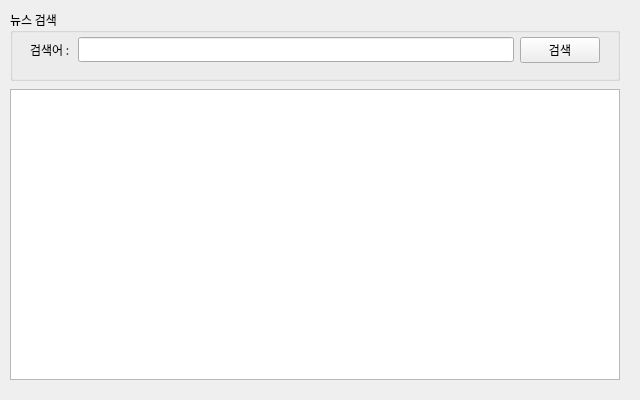
<?xml version="1.0" encoding="UTF-8"?>
<ui version="4.0">
 <class>FrmMain</class>
 <widget class="QWidget" name="FrmMain">
  <property name="geometry">
   <rect>
    <x>0</x>
    <y>0</y>
    <width>640</width>
    <height>400</height>
   </rect>
  </property>
  <property name="sizePolicy">
   <sizepolicy hsizetype="Preferred" vsizetype="Preferred">
    <horstretch>0</horstretch>
    <verstretch>0</verstretch>
   </sizepolicy>
  </property>
  <property name="minimumSize">
   <size>
    <width>640</width>
    <height>400</height>
   </size>
  </property>
  <property name="maximumSize">
   <size>
    <width>640</width>
    <height>400</height>
   </size>
  </property>
  <property name="font">
   <font>
    <family>굴림</family>
   </font>
  </property>
  <property name="windowTitle">
   <string>NaverAPI 뉴스검색앱</string>
  </property>
  <widget class="QWidget" name="verticalLayoutWidget">
   <property name="geometry">
    <rect>
     <x>10</x>
     <y>10</y>
     <width>610</width>
     <height>71</height>
    </rect>
   </property>
   <layout class="QVBoxLayout" name="totalLayout">
    <item>
     <widget class="QGroupBox" name="groupBox">
      <property name="title">
       <string>뉴스 검색</string>
      </property>
      <widget class="QWidget" name="">
       <property name="geometry">
        <rect>
         <x>20</x>
         <y>20</y>
         <width>570</width>
         <height>40</height>
        </rect>
       </property>
       <layout class="QHBoxLayout" name="horizontalLayout">
        <item>
         <widget class="QLabel" name="label">
          <property name="text">
           <string>검색어 : </string>
          </property>
         </widget>
        </item>
        <item>
         <widget class="QLineEdit" name="txtSearch"/>
        </item>
        <item>
         <widget class="QPushButton" name="btnSearch">
          <property name="text">
           <string>검색</string>
          </property>
         </widget>
        </item>
       </layout>
      </widget>
     </widget>
    </item>
   </layout>
  </widget>
  <widget class="QWidget" name="verticalLayoutWidget_2">
   <property name="geometry">
    <rect>
     <x>10</x>
     <y>89</y>
     <width>610</width>
     <height>291</height>
    </rect>
   </property>
   <layout class="QVBoxLayout" name="resultLayout">
    <item>
     <widget class="QListView" name="lsvResult"/>
    </item>
   </layout>
  </widget>
 </widget>
 <resources/>
 <connections/>
</ui>
